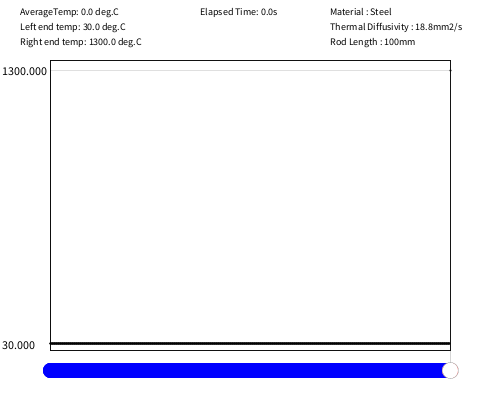
Frame 1 (no input)
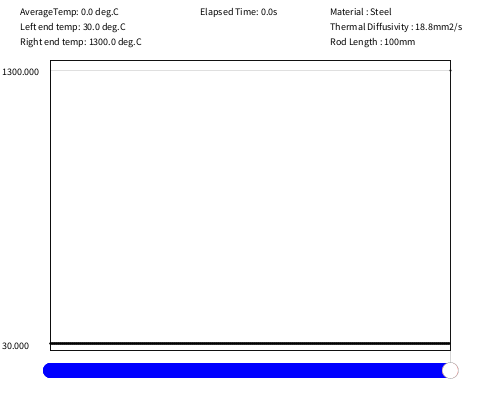
Frame 60 (the mouse pressed at the canvas centre just before this capture)
Frame 120 (the mouse held since frame 60 and released just before this capture): identical to frame 60, image omitted

The Processing sketch that drew these frames (run headless with seeded random() and noise(); from frame 60 on, the mouse is pressed at the canvas centre):

// Processing sketch: Heat_Equation_2D
// ── Heat_Equation_2D.pde
String material = "Steel"; //<>// //<>// //<>// //<>//
float leftEndTemp = 30;      //degC
float rightEndTemp = 1300;   //degC
float rodLength = 100;      //mm
boolean fixRightEnd = true; //true if rightEnd temperature is fixed
float div = 1;

float delT = 0.0001;
float delX = 0.1;
float thDiffusivity = 18.8;

float[] initialTemp;
float[] finalTemp;
float[] initialCond;
float maxTemp;
float minTemp;
float elapsedTime;
float time;

float averageTemp;
float prevTemp;

float scaleX;
float scaleY;
float[] origin;
boolean start = false;

void setup() {

  size(500, 400);

  scaleX = 400/rodLength;

  maxTemp = 0;
  if (leftEndTemp > rightEndTemp) {
    maxTemp = leftEndTemp;
    minTemp = rightEndTemp;
  } else {
    maxTemp = rightEndTemp;
    minTemp = leftEndTemp;
  }

  scaleY = 280/maxTemp;

  origin = new float[2];
  origin[0] = 50;
  origin[1] = height-50;

  initialConditions();
  boundaryConditions();

  elapsedTime = 0;
  prevTemp = 0;
}

void draw() {
  background(255);

  plot(initialCond, 1);
  plot(initialTemp, 2);

  if (start) {
    elapsedTime = millis() - time;
    for (int i=0; i<(1/delT); i++) {
      calculate();
    }
  }
  displayData();
  rod(initialTemp);

  if (initialTemp[0] == prevTemp) {
    start = false;
  }

  if (initialTemp[0] != leftEndTemp) {
    prevTemp = initialTemp[0];
  }
  //frameRate(5);
}

void initialConditions() {
  initialTemp = new float[floor(rodLength/delX)+1];
  finalTemp = new float[floor(rodLength/delX)+1];
  initialCond = new float[floor(rodLength/delX)+1];

  for (int i=0; i < initialTemp.length; i++) {
    if (i < initialTemp.length * div) {
      initialTemp[i] = leftEndTemp;
      initialCond[i] = leftEndTemp;
    } else {
      initialTemp[i] = rightEndTemp;
      initialCond[i] = rightEndTemp;
    }
  }
}

void boundaryConditions() {
  //slope = 0 at x = 0 & x = rod length
  initialTemp[0] = initialTemp[1];

  if (fixRightEnd) {
    initialTemp[finalTemp.length-1] = rightEndTemp;
    initialTemp[0] = leftEndTemp;
  } else {
    initialTemp[finalTemp.length-1] = initialTemp[finalTemp.length-2];
  }
}

void calculate() {

  for (int i=1; i < initialTemp.length-1; i++) {
    float termOne = (delT/(delX*delX))*thDiffusivity;
    float termTwo = initialTemp[i+1] - 2*initialTemp[i] + initialTemp[i-1];

    finalTemp[i] = initialTemp[i] + termOne * termTwo;
  }
  
  //store current temperature data to previous data
  for (int i=0; i < initialTemp.length; i++) {
    initialTemp[i] = finalTemp[i];
  }
  
  boundaryConditions();

  averageTemp = 0;
  for (int i=0; i < finalTemp.length; i++) {
    averageTemp += finalTemp[i];
  }
  averageTemp /=finalTemp.length;
}

void plot(float[] data, float strkW) {
  strokeWeight(.8);
  line(origin[0], origin[1], origin[0], 60);
  line(origin[0], origin[1], 450, origin[1]);
  line(origin[0], 60, 450, 60);
  line(450, origin[1], 450, 60);

  strokeWeight(strkW);
  for (int i=0; i < data.length; i++) {
    float x = i*delX*scaleX + origin[0];
    float y = -data[i]*scaleY + origin[1];

    point(x, y);
  }

  strokeWeight(0.1);
  float xMax = origin[0]+(data.length-1)*delX*scaleX;
  float yMax = -data[data.length-1]*scaleY +origin[1];

  line(xMax, yMax, origin[0], yMax);
  text(data[data.length-1], origin[0] - 50, yMax + 5);

  float xMin = origin[0] - 50;
  float yMin = -data[0]*scaleY +origin[1];

  fill(255);
  noStroke();
  rect(xMin, yMin-8, 45, 16);
  fill(2);
  stroke(2);
  text(data[0], xMin, yMin+5);

  fill(2);
}

void rod(float[] data) {
  strokeWeight(15);
  float prevX = 50;
  for (int i = 1; i < data.length; i++) {
    float x = 50 + i*delX*scaleX;
    float r = map(data[i], minTemp, maxTemp, 0, 255); //<>//
    stroke(r, 0, 255-r);
    line(prevX, height - 30, x, height-30);
    prevX = x;
  }
  stroke(50);
  strokeWeight(.2);
  line(50 + 400*div, 60, 50 + 400*div, height - 22);
  stroke(20);
  fill(255);
  circle(50 + 400*div, height - 29.5, 16);

  stroke(0);
}

void input() {
}

void displayData() {

  textSize(10);

  text("AverageTemp: " + averageTemp + " deg.C", 20, 15);
  text("Left end temp: " + initialTemp[0] + " deg.C", 20, 30);
  text("Right end temp: " + initialTemp[initialTemp.length-1] + " deg.C", 20, 45);
  text("Elapsed Time: " + elapsedTime/1000 + "s ", 200, 15);
  text("Material : " + material, 330, 15);
  text("Thermal Diffusivity : " + thDiffusivity + "mm2/s ", 330, 30);
  text("Rod Length : " + int(rodLength) + "mm ", 330, 45);
}

void keyPressed() {
  if (key == 32) {
    start = !start;
    time = millis() - elapsedTime;
  }
}
